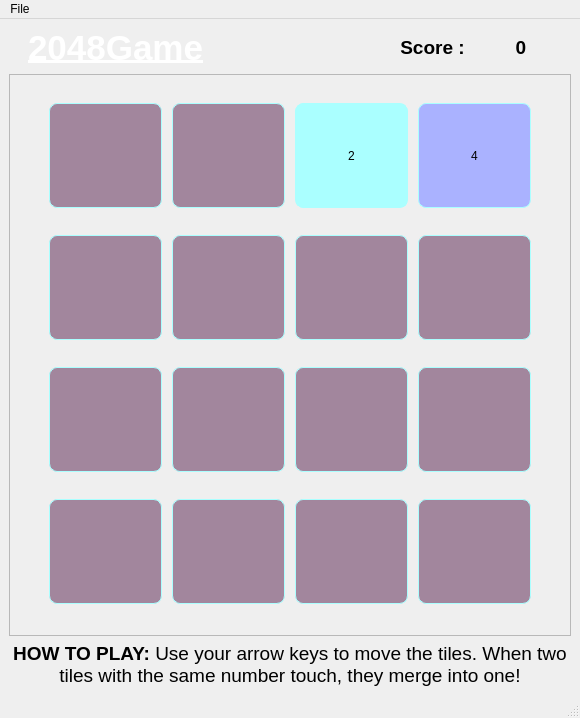
<?xml version="1.0" encoding="UTF-8"?>
<ui version="4.0">
 <class>MainWindow</class>
 <widget class="QMainWindow" name="MainWindow">
  <property name="geometry">
   <rect>
    <x>0</x>
    <y>0</y>
    <width>580</width>
    <height>709</height>
   </rect>
  </property>
  <property name="windowTitle">
   <string>MainWindow</string>
  </property>
  <widget class="QWidget" name="centralwidget">
   <layout class="QVBoxLayout" name="verticalLayout_2">
    <item>
     <layout class="QHBoxLayout" name="horizontalLayout">
      <item>
       <widget class="QLabel" name="label_5">
        <property name="sizePolicy">
         <sizepolicy hsizetype="Preferred" vsizetype="Fixed">
          <horstretch>0</horstretch>
          <verstretch>0</verstretch>
         </sizepolicy>
        </property>
        <property name="font">
         <font>
          <family>MS Shell Dlg 2</family>
          <pointsize>26</pointsize>
          <weight>93</weight>
          <italic>false</italic>
          <bold>true</bold>
          <underline>true</underline>
         </font>
        </property>
        <property name="styleSheet">
         <string notr="true">font: 750 26pt &quot;MS Shell Dlg 2&quot;;
text-decoration:underline;
color: rgb(255, 255, 255);
padding-left:10px;</string>
        </property>
        <property name="text">
         <string>2048Game</string>
        </property>
        <property name="alignment">
         <set>Qt::AlignLeading|Qt::AlignLeft|Qt::AlignVCenter</set>
        </property>
       </widget>
      </item>
      <item>
       <spacer name="horizontalSpacer">
        <property name="orientation">
         <enum>Qt::Horizontal</enum>
        </property>
        <property name="sizeType">
         <enum>QSizePolicy::Preferred</enum>
        </property>
        <property name="sizeHint" stdset="0">
         <size>
          <width>40</width>
          <height>10</height>
         </size>
        </property>
       </spacer>
      </item>
      <item>
       <widget class="QLabel" name="label_2">
        <property name="sizePolicy">
         <sizepolicy hsizetype="Fixed" vsizetype="Fixed">
          <horstretch>0</horstretch>
          <verstretch>0</verstretch>
         </sizepolicy>
        </property>
        <property name="font">
         <font>
          <pointsize>14</pointsize>
          <weight>75</weight>
          <bold>true</bold>
         </font>
        </property>
        <property name="text">
         <string>Score :</string>
        </property>
        <property name="alignment">
         <set>Qt::AlignCenter</set>
        </property>
       </widget>
      </item>
      <item>
       <widget class="QLabel" name="lbl_YourScores">
        <property name="sizePolicy">
         <sizepolicy hsizetype="Fixed" vsizetype="Fixed">
          <horstretch>0</horstretch>
          <verstretch>0</verstretch>
         </sizepolicy>
        </property>
        <property name="minimumSize">
         <size>
          <width>100</width>
          <height>0</height>
         </size>
        </property>
        <property name="font">
         <font>
          <pointsize>14</pointsize>
          <weight>75</weight>
          <bold>true</bold>
         </font>
        </property>
        <property name="text">
         <string>0</string>
        </property>
        <property name="alignment">
         <set>Qt::AlignCenter</set>
        </property>
       </widget>
      </item>
     </layout>
    </item>
    <item>
     <widget class="QFrame" name="frame">
      <property name="sizePolicy">
       <sizepolicy hsizetype="Preferred" vsizetype="Expanding">
        <horstretch>0</horstretch>
        <verstretch>0</verstretch>
       </sizepolicy>
      </property>
      <property name="frameShape">
       <enum>QFrame::StyledPanel</enum>
      </property>
      <property name="frameShadow">
       <enum>QFrame::Raised</enum>
      </property>
      <layout class="QHBoxLayout" name="horizontalLayout_3">
       <item>
        <spacer name="horizontalSpacer_2">
         <property name="orientation">
          <enum>Qt::Horizontal</enum>
         </property>
         <property name="sizeType">
          <enum>QSizePolicy::Fixed</enum>
         </property>
         <property name="sizeHint" stdset="0">
          <size>
           <width>20</width>
           <height>20</height>
          </size>
         </property>
        </spacer>
       </item>
       <item>
        <layout class="QGridLayout" name="gridLayout">
         <item row="0" column="0">
          <widget class="QLabel" name="lbl_0_0">
           <property name="minimumSize">
            <size>
             <width>117</width>
             <height>109</height>
            </size>
           </property>
           <property name="maximumSize">
            <size>
             <width>117</width>
             <height>109</height>
            </size>
           </property>
           <property name="styleSheet">
            <string notr="true">margin:2px;
border: 1px solid rgb(170, 255, 255);
background-color: rgb(162, 134, 157);
font: 750 24pt &quot;MS Shell Dlg 2&quot;;
border-radius:8px;</string>
           </property>
           <property name="text">
            <string/>
           </property>
           <property name="alignment">
            <set>Qt::AlignCenter</set>
           </property>
          </widget>
         </item>
         <item row="1" column="1">
          <widget class="QLabel" name="lbl_1_1">
           <property name="minimumSize">
            <size>
             <width>117</width>
             <height>109</height>
            </size>
           </property>
           <property name="maximumSize">
            <size>
             <width>117</width>
             <height>109</height>
            </size>
           </property>
           <property name="styleSheet">
            <string notr="true">margin:2px;
border: 1px solid rgb(170, 255, 255);
background-color: rgb(162, 134, 157);
font: 750 24pt &quot;MS Shell Dlg 2&quot;;
border-radius:8px;</string>
           </property>
           <property name="text">
            <string/>
           </property>
           <property name="alignment">
            <set>Qt::AlignCenter</set>
           </property>
          </widget>
         </item>
         <item row="1" column="3">
          <widget class="QLabel" name="lbl_1_3">
           <property name="minimumSize">
            <size>
             <width>117</width>
             <height>109</height>
            </size>
           </property>
           <property name="maximumSize">
            <size>
             <width>117</width>
             <height>109</height>
            </size>
           </property>
           <property name="styleSheet">
            <string notr="true">margin:2px;
border: 1px solid rgb(170, 255, 255);
background-color: rgb(162, 134, 157);
font: 750 24pt &quot;MS Shell Dlg 2&quot;;
border-radius:8px;</string>
           </property>
           <property name="text">
            <string/>
           </property>
           <property name="alignment">
            <set>Qt::AlignCenter</set>
           </property>
          </widget>
         </item>
         <item row="0" column="2">
          <widget class="QLabel" name="lbl_0_2">
           <property name="minimumSize">
            <size>
             <width>117</width>
             <height>109</height>
            </size>
           </property>
           <property name="maximumSize">
            <size>
             <width>117</width>
             <height>109</height>
            </size>
           </property>
           <property name="styleSheet">
            <string notr="true">margin:2px;
border: 1px solid rgb(170, 255, 255);
background-color:  rgb(170, 255, 255);
font: 750 24pt &quot;MS Shell Dlg 2&quot;;
border-radius:8px;
color: rgb(0, 0, 0);</string>
           </property>
           <property name="text">
            <string>2</string>
           </property>
           <property name="alignment">
            <set>Qt::AlignCenter</set>
           </property>
          </widget>
         </item>
         <item row="0" column="1">
          <widget class="QLabel" name="lbl_0_1">
           <property name="minimumSize">
            <size>
             <width>117</width>
             <height>109</height>
            </size>
           </property>
           <property name="maximumSize">
            <size>
             <width>117</width>
             <height>109</height>
            </size>
           </property>
           <property name="styleSheet">
            <string notr="true">margin:2px;
border: 1px solid rgb(170, 255, 255);
background-color: rgb(162, 134, 157);
font: 750 24pt &quot;MS Shell Dlg 2&quot;;
border-radius:8px;</string>
           </property>
           <property name="text">
            <string/>
           </property>
           <property name="alignment">
            <set>Qt::AlignCenter</set>
           </property>
          </widget>
         </item>
         <item row="1" column="2">
          <widget class="QLabel" name="lbl_1_2">
           <property name="minimumSize">
            <size>
             <width>117</width>
             <height>109</height>
            </size>
           </property>
           <property name="maximumSize">
            <size>
             <width>117</width>
             <height>109</height>
            </size>
           </property>
           <property name="styleSheet">
            <string notr="true">margin:2px;
border: 1px solid rgb(170, 255, 255);
background-color: rgb(162, 134, 157);
font: 750 24pt &quot;MS Shell Dlg 2&quot;;
border-radius:8px;</string>
           </property>
           <property name="text">
            <string/>
           </property>
           <property name="alignment">
            <set>Qt::AlignCenter</set>
           </property>
          </widget>
         </item>
         <item row="0" column="3">
          <widget class="QLabel" name="lbl_0_3">
           <property name="minimumSize">
            <size>
             <width>117</width>
             <height>109</height>
            </size>
           </property>
           <property name="maximumSize">
            <size>
             <width>117</width>
             <height>109</height>
            </size>
           </property>
           <property name="styleSheet">
            <string notr="true">margin:2px; border: 1px solid rgb(170, 255, 255); background-color:  rgb(170, 178, 255); font: 750 24pt 'MS Shell Dlg 2'; border-radius:8px; color: rgb(0, 0, 0);</string>
           </property>
           <property name="text">
            <string>4</string>
           </property>
           <property name="alignment">
            <set>Qt::AlignCenter</set>
           </property>
          </widget>
         </item>
         <item row="1" column="0">
          <widget class="QLabel" name="lbl_1_0">
           <property name="minimumSize">
            <size>
             <width>117</width>
             <height>109</height>
            </size>
           </property>
           <property name="maximumSize">
            <size>
             <width>117</width>
             <height>109</height>
            </size>
           </property>
           <property name="styleSheet">
            <string notr="true">margin:2px;
border: 1px solid rgb(170, 255, 255);
background-color: rgb(162, 134, 157);
font: 750 24pt &quot;MS Shell Dlg 2&quot;;
border-radius:8px;</string>
           </property>
           <property name="text">
            <string/>
           </property>
           <property name="alignment">
            <set>Qt::AlignCenter</set>
           </property>
          </widget>
         </item>
         <item row="3" column="0">
          <widget class="QLabel" name="lbl_3_0">
           <property name="minimumSize">
            <size>
             <width>117</width>
             <height>109</height>
            </size>
           </property>
           <property name="maximumSize">
            <size>
             <width>117</width>
             <height>109</height>
            </size>
           </property>
           <property name="styleSheet">
            <string notr="true">margin:2px;
border: 1px solid rgb(170, 255, 255);
background-color: rgb(162, 134, 157);
font: 750 24pt &quot;MS Shell Dlg 2&quot;;
border-radius:8px;</string>
           </property>
           <property name="text">
            <string/>
           </property>
           <property name="alignment">
            <set>Qt::AlignCenter</set>
           </property>
          </widget>
         </item>
         <item row="2" column="0">
          <widget class="QLabel" name="lbl_2_0">
           <property name="minimumSize">
            <size>
             <width>117</width>
             <height>109</height>
            </size>
           </property>
           <property name="maximumSize">
            <size>
             <width>117</width>
             <height>109</height>
            </size>
           </property>
           <property name="styleSheet">
            <string notr="true">margin:2px;
border: 1px solid rgb(170, 255, 255);
background-color: rgb(162, 134, 157);
font: 750 24pt &quot;MS Shell Dlg 2&quot;;
border-radius:8px;</string>
           </property>
           <property name="text">
            <string/>
           </property>
           <property name="alignment">
            <set>Qt::AlignCenter</set>
           </property>
          </widget>
         </item>
         <item row="2" column="1">
          <widget class="QLabel" name="lbl_2_1">
           <property name="minimumSize">
            <size>
             <width>117</width>
             <height>109</height>
            </size>
           </property>
           <property name="maximumSize">
            <size>
             <width>117</width>
             <height>109</height>
            </size>
           </property>
           <property name="styleSheet">
            <string notr="true">margin:2px;
border: 1px solid rgb(170, 255, 255);
background-color: rgb(162, 134, 157);
font: 750 24pt &quot;MS Shell Dlg 2&quot;;
border-radius:8px;</string>
           </property>
           <property name="text">
            <string/>
           </property>
           <property name="alignment">
            <set>Qt::AlignCenter</set>
           </property>
          </widget>
         </item>
         <item row="2" column="2">
          <widget class="QLabel" name="lbl_2_2">
           <property name="minimumSize">
            <size>
             <width>117</width>
             <height>109</height>
            </size>
           </property>
           <property name="maximumSize">
            <size>
             <width>117</width>
             <height>109</height>
            </size>
           </property>
           <property name="styleSheet">
            <string notr="true">margin:2px;
border: 1px solid rgb(170, 255, 255);
background-color: rgb(162, 134, 157);
font: 750 24pt &quot;MS Shell Dlg 2&quot;;
border-radius:8px;</string>
           </property>
           <property name="text">
            <string/>
           </property>
           <property name="alignment">
            <set>Qt::AlignCenter</set>
           </property>
          </widget>
         </item>
         <item row="2" column="3">
          <widget class="QLabel" name="lbl_2_3">
           <property name="minimumSize">
            <size>
             <width>117</width>
             <height>109</height>
            </size>
           </property>
           <property name="maximumSize">
            <size>
             <width>117</width>
             <height>109</height>
            </size>
           </property>
           <property name="styleSheet">
            <string notr="true">margin:2px;
border: 1px solid rgb(170, 255, 255);
background-color: rgb(162, 134, 157);
font: 750 24pt &quot;MS Shell Dlg 2&quot;;
border-radius:8px;</string>
           </property>
           <property name="text">
            <string/>
           </property>
           <property name="alignment">
            <set>Qt::AlignCenter</set>
           </property>
          </widget>
         </item>
         <item row="3" column="1">
          <widget class="QLabel" name="lbl_3_1">
           <property name="minimumSize">
            <size>
             <width>117</width>
             <height>109</height>
            </size>
           </property>
           <property name="maximumSize">
            <size>
             <width>117</width>
             <height>109</height>
            </size>
           </property>
           <property name="styleSheet">
            <string notr="true">margin:2px;
border: 1px solid rgb(170, 255, 255);
background-color: rgb(162, 134, 157);
font: 750 24pt &quot;MS Shell Dlg 2&quot;;
border-radius:8px;</string>
           </property>
           <property name="text">
            <string/>
           </property>
           <property name="alignment">
            <set>Qt::AlignCenter</set>
           </property>
          </widget>
         </item>
         <item row="3" column="2">
          <widget class="QLabel" name="lbl_3_2">
           <property name="minimumSize">
            <size>
             <width>117</width>
             <height>109</height>
            </size>
           </property>
           <property name="maximumSize">
            <size>
             <width>117</width>
             <height>109</height>
            </size>
           </property>
           <property name="styleSheet">
            <string notr="true">margin:2px;
border: 1px solid rgb(170, 255, 255);
background-color: rgb(162, 134, 157);
font: 750 24pt &quot;MS Shell Dlg 2&quot;;
border-radius:8px;</string>
           </property>
           <property name="text">
            <string/>
           </property>
           <property name="alignment">
            <set>Qt::AlignCenter</set>
           </property>
          </widget>
         </item>
         <item row="3" column="3">
          <widget class="QLabel" name="lbl_3_3">
           <property name="minimumSize">
            <size>
             <width>117</width>
             <height>109</height>
            </size>
           </property>
           <property name="maximumSize">
            <size>
             <width>117</width>
             <height>109</height>
            </size>
           </property>
           <property name="styleSheet">
            <string notr="true">margin:2px;
border: 1px solid rgb(170, 255, 255);
background-color: rgb(162, 134, 157);
font: 750 24pt &quot;MS Shell Dlg 2&quot;;
border-radius:8px;</string>
           </property>
           <property name="text">
            <string/>
           </property>
           <property name="alignment">
            <set>Qt::AlignCenter</set>
           </property>
          </widget>
         </item>
        </layout>
       </item>
       <item>
        <spacer name="horizontalSpacer_3">
         <property name="orientation">
          <enum>Qt::Horizontal</enum>
         </property>
         <property name="sizeType">
          <enum>QSizePolicy::Fixed</enum>
         </property>
         <property name="sizeHint" stdset="0">
          <size>
           <width>20</width>
           <height>20</height>
          </size>
         </property>
        </spacer>
       </item>
      </layout>
     </widget>
    </item>
    <item>
     <layout class="QHBoxLayout" name="horizontalLayout_2">
      <item>
       <widget class="QLabel" name="label_4">
        <property name="sizePolicy">
         <sizepolicy hsizetype="Preferred" vsizetype="Fixed">
          <horstretch>0</horstretch>
          <verstretch>0</verstretch>
         </sizepolicy>
        </property>
        <property name="text">
         <string>&lt;html&gt;&lt;head/&gt;&lt;body&gt;&lt;p&gt;&lt;span style=&quot; font-size:14pt; font-weight:600;&quot;&gt;HOW TO PLAY:&lt;/span&gt;&lt;span style=&quot; font-size:14pt;&quot;&gt; Use your arrow keys to move the tiles. When two tiles with the same number touch, they merge into one!&lt;/span&gt;&lt;/p&gt;&lt;/body&gt;&lt;/html&gt;</string>
        </property>
        <property name="alignment">
         <set>Qt::AlignCenter</set>
        </property>
        <property name="wordWrap">
         <bool>true</bool>
        </property>
       </widget>
      </item>
     </layout>
    </item>
   </layout>
  </widget>
  <widget class="QMenuBar" name="menubar">
   <property name="geometry">
    <rect>
     <x>0</x>
     <y>0</y>
     <width>580</width>
     <height>20</height>
    </rect>
   </property>
   <widget class="QMenu" name="menuNew_Game">
    <property name="title">
     <string>File</string>
    </property>
    <addaction name="actionName_Game"/>
    <addaction name="separator"/>
    <addaction name="actionExit"/>
   </widget>
   <addaction name="menuNew_Game"/>
  </widget>
  <widget class="QStatusBar" name="statusbar"/>
  <action name="actionName_Game">
   <property name="text">
    <string>Name Game</string>
   </property>
  </action>
  <action name="actionExit">
   <property name="text">
    <string>Exit</string>
   </property>
  </action>
 </widget>
 <resources/>
 <connections/>
</ui>
